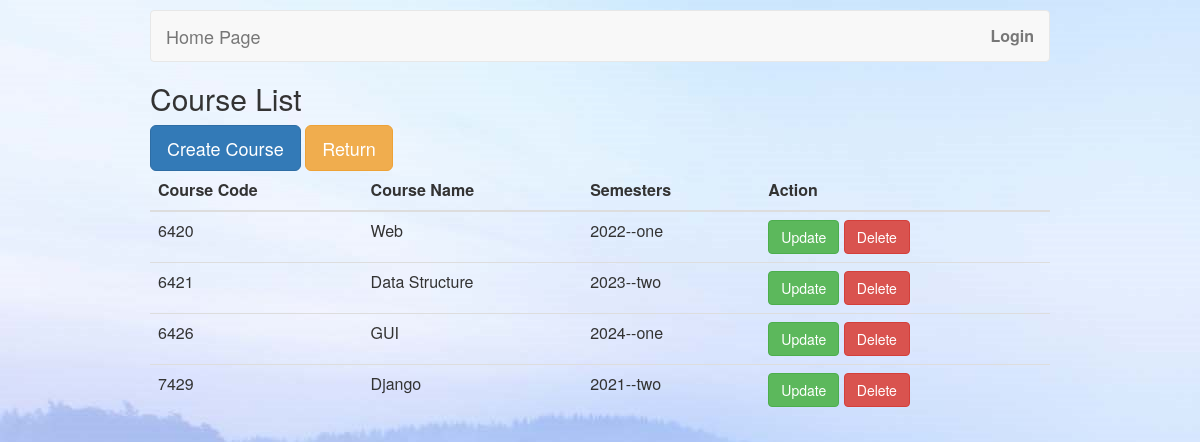
Page /courses/ on the committed database.
### Scenario/models.py (models this page shows, shortened)
class Course(models.Model):
    code = models.CharField(max_length=255, null=True, blank=True)
    name = models.CharField(max_length=255, null=True, blank=True)
    semesters = models.ManyToManyField(Semester, blank=True)

class Semester(models.Model):
    year = models.IntegerField(null=True, blank=True)
    semester = models.CharField(max_length=255, null=True, blank=True)

### Scenario/views.py (the view)
# urls.py: path('courses/', listCourse.as_view(), name="course_list"),
class listCourse(ListView):
    model = Course
    template_name = "course_list.html"

### templates/course_list.html (shortened to what this page needs)
{% extends 'base.html' %}
{% block content %}
    <h2>Course List</h2>
    <a class="btn btn-primary btn-lg" href="{% url 'course_create' %}" role="button">Create Course</a>
    <a class="btn btn-warning btn-lg" href="{% url 'admin_home' %}" role="button">Return</a>
    <div class="card-body table-responsive p-0">
        <table class="table table-hover text-nowrap">
            <thead>
            <tr>
                <th>Course Code</th>
                <th>Course Name</th>
                <th>Semesters</th>
                <th>Action</th>
            </tr>
            </thead>
            <tbody>
            {% for course in object_list %}
                <tr>
                    <td>{{ course.code }}</td>
                    <td>{{ course.name }}</td>
                    <td>
                        {% for semester in course.semesters.all %}
                            {% if forloop.last %}
                                {{ semester.year }}--{{ semester.semester }}
                            {% else %}
                                {{ semester.year }}--{{ semester.semester }}/
                            {% endif %}
                        {% endfor %}
                    </td>
                    <td>
                        <a class="btn btn-success" href="{% url 'course_update' course.id %}" role="button">Update
                        </a>
                        <a class="btn btn-danger" href="{% url 'course_delete' course.id %}" role="button">Delete
                        </a>
                    </td>
                </tr>
            {% endfor %}
            </tbody>
        </table>
    </div>
{% endblock %}

### static/CSS/base.css (style rules this page uses)
body { margin: 0 auto; padding:10px 150px 0 150px; background-image:url('CachedImage_1920_1080_POS4.jpg'); font-size: 16px; line-height: 1.5em; }

### rows in the picture
Course: code "6420", name "Web"
Semester: year "2022", semester "one"
Course: code "6421", name "Data Structure"
Semester: year "2023", semester "two"
Course: code "6426", name "GUI"
Semester: year "2024", semester "one"
Course: code "7429", name "Django"
Semester: year "2021", semester "two"
